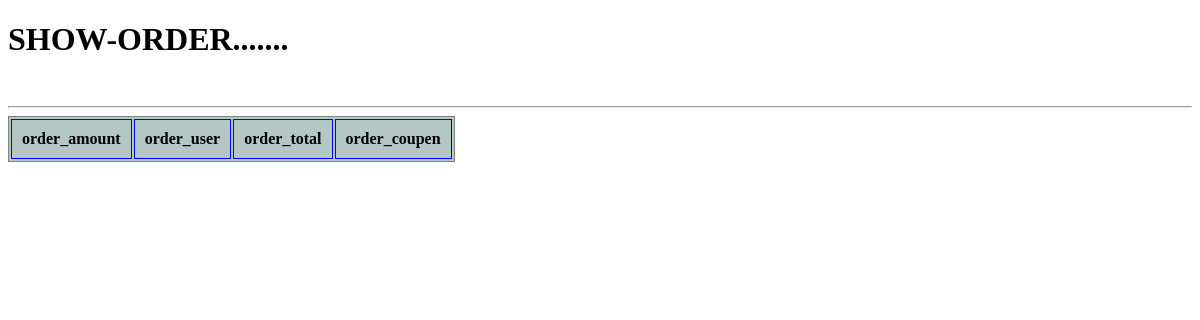
Before: /showorder/ with the older database file.
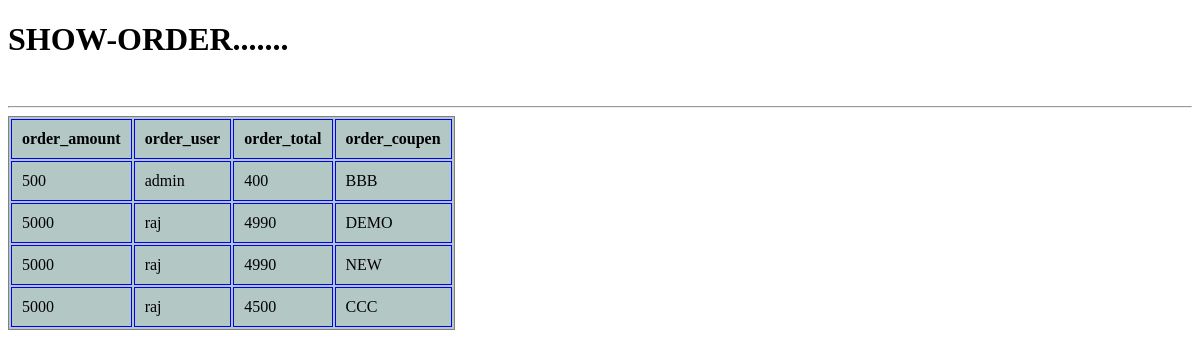
After: the same page with the newer database file.
### promoapp/models.py (models this page shows, shortened)
class Order(models.Model):
    order_amount = models.IntegerField(validators=[MinValueValidator(100), MaxValueValidator(1500000)])
    user = models.ForeignKey(UserData, on_delete=models.CASCADE, related_name='order_user')
    order_total = models.IntegerField()
    order_coupen = models.ForeignKey(Coupon, on_delete=models.CASCADE, related_name='my_coupen')
    used = models.IntegerField(default=0)

class UserData(AbstractUser):
    birth_date = models.DateField(null=True, blank=True)
    GENDER_CHOICES = (
        ('Male', 'Male'),
        ('Female', 'Female'),)
    gender = models.CharField(max_length=10, choices=GENDER_CHOICES)
    def __str__(self):
        return "{}".format(self.username)

class Coupon(models.Model):
    code = models.CharField(max_length=10, unique=True,
                            validators=[RegexValidator(
                                "^[A-Z0-9]*$", "code enter must be uppercase letters & numbers",
                            )], null=True, blank=True)
    GENDER_CHOICES = (
        ('Male', 'Male'),
        ('Female', 'Female'),)
    gender = models.CharField(max_length=7, choices=GENDER_CHOICES)
    def start_dates(start):
        sd = timezone.now()
        if start < sd:
            raise ValidationError('enter current date..')
    def end_dates(end):
        ed = timezone.now()
        if end < ed:
            raise ValidationError('enter future date....')
    start_date = models.DateTimeField(validators=[start_dates])
    end_date = models.DateTimeField(validators=[end_dates])
    discount = models.IntegerField(default=None, validators=[MaxValueValidator(100)])
    TYPE_CHOICES = [('flat', 'Flat'),
                    ('Percentage', 'percentage')]
    discounttype = models.CharField(choices=TYPE_CHOICES, default='Flat', max_length=10)
    max_coupen = models.IntegerField(null=True)
    user_limit = models.IntegerField(null=True)
    def __str__(self):
        return self.code

### promoapp/views.py (the view)
# urls.py: path('showorder/', views.showorder, name='showorder'),
def showorder(request):
    so = Order.objects.all()
    return render(request, 'order-show.html', {'so': so})

### promoapp/templates/order-show.html (shortened to what this page needs)
<!DOCTYPE html>
<html lang="en">
{% load static %}
<head>
</head>
<body>
<h1>SHOW-ORDER.......</h1><br>
<hr>
<div class="table-responsive">
    <table class="table align-middle" style="background-color:#B3C7C5">
        <thead>
        <tr>
            <th scope="col">order_amount</th>
            <th scope="col">order_user</th>
            <th scope="col">order_total</th>
            <th scope="col">order_coupen</th>
        </tr>
        </thead>
        <tbody>
        {% for val in so %}
        <tr>
            <td>{{val.order_amount}}</td>
            <td>{{val.user}}</td>
            <td>{{val.order_total}}</td>
            <td>{{val.order_coupen}}</td>
        </tr>
        {% endfor %}
        </tbody>
    </table>
</div>
</body>
</html>

Changed rows visible on the page:
added Order: order_amount "500", user "admin", order_total "400", order_coupen "BBB"
added Order: order_amount "5000", user "raj", order_total "4990", order_coupen "DEMO"
added Order: order_amount "5000", user "raj", order_total "4990", order_coupen "NEW"
added Order: order_amount "5000", user "raj", order_total "4500", order_coupen "CCC"
